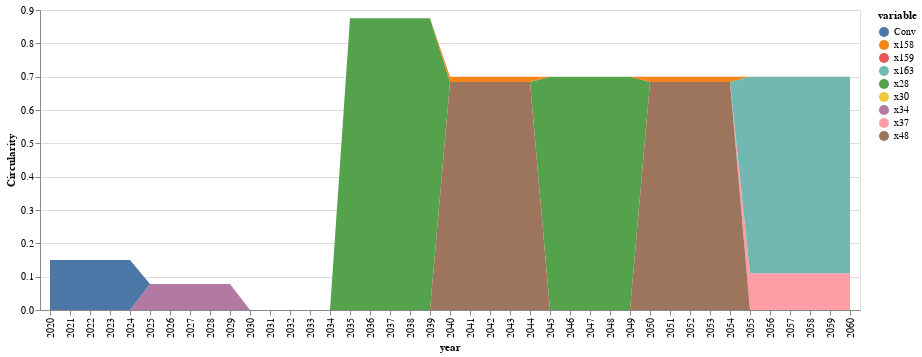

The notebook cell this image was saved under:
### Code cell
#=
function conventional(t)
    return initial[1,5]*(1-sum(JuMP.values.(xk)[k,t] for k in 1:nrow(compromise)))
end

function innovation(i1,k1,t)
     if mod(i1,5)>JuMP.values.(tk)[k1,t] && t<7
        t=t+1
    end
    if k1==1
        return sum(JuMP.values.(xk)[k,t]*(compromise[k,5])+JuMP.values.(xk)[k,t]*(compromise[k,6]) for k=k1:k1)
    else
        return sum(JuMP.values.(xk)[k,t]*(compromise[k,5])+JuMP.values.(xk)[k,t]*(compromise[k,6]) for k=k1:k1 )
    end
end
=#

function conventional(i1,t)
    if t==7
        return initial[1,5]*(1-sum(JuMP.values.(xk)[k,t] for k in 1:nrow(compromise)))
    end
    if t==0
        if mod(i1,5)≥mod(round.(sum(JuMP.values.(tk)[1:nrow(compromise),t+1])-0.001;digits=4),5) && sum(JuMP.values.(xk)[1:nrow(compromise),t+1]) > 0
            return initial[1,4]*(1-sum(JuMP.values.(xk)[k,t+1] for k in 1:nrow(compromise)))
        else
            return initial[1,4]
        end
    else
        sum_xks_atT=0
        for k1 in 1:nrow(compromise)
            if mod(i1,5)≥mod(round(JuMP.values.(tk)[k1,t+1]-0.001;digits=4),5) && sum(JuMP.values.(xk)[k1,t:t+1])>0 && t>0
                sum_xks_atT+=JuMP.values.(xk)[k1,t+1]
            else
                sum_xks_atT+=JuMP.values.(xk)[k1,t]
            end
        end
            
        #if mod(i1,5)≥mod(round(sum(JuMP.values.(tk)[1:nrow(compromise),t+1]);digits=2),5) && sum(JuMP.values.(xk)[1:nrow(compromise),t:t+1])>0 && t>0
        #    t=t+1
        #end
        #return (1-sum(JuMP.values.(xk)[k,t] for k in 1:nrow(compromise)))
        return initial[1,4]*(1-sum_xks_atT)
    end
end


function innovation(i1,k1,t)
    if t==7
        return sum(JuMP.values.(xk)[k,t]*(compromise[k,4]) for k=k1:k1)
    end
    if t==0 
        if mod(i1,5)≥mod(round(JuMP.values.(tk)[k1,t+1]-0.0001;digits=4),5) && JuMP.values.(xk)[k1,t+1] > 0
            t=1
            return (sum(JuMP.values.(xk)[k,t]*(compromise[k,4]) for k=k1:k1))            
        else
            return 0
        end
    end
    if mod(i1,5)≥mod(round(JuMP.values.(tk)[k1,t+1]-0.001;digits=4),5) && sum(JuMP.values.(xk)[k1,t:t+1])>0 && t>0
        t=t+1
    end
    return sum(JuMP.values.(xk)[k,t]*(compromise[k,4]) for k=k1:k1)
end





conv=zeros(55)


inn_co2=zeros(nrow(compromise),55)

for k in 1:nrow(compromise)
    inn_co2[k,1]=0
end
j=0
for t in 1:55
    if 0 ≤ t ≤ 5
        j=0
    elseif 6 ≤ t ≤ 10
        j=1
    elseif 11 ≤ t ≤ 15
        j=2
    elseif 16 ≤ t ≤ 20
        j=3
    elseif 21 ≤ t ≤ 25
        j=4
    elseif 26 ≤ t ≤ 30
        j=5
    elseif 31 ≤ t ≤ 35
        j=6
    else
        j=7
    end
        
    conv[t]=conventional(t,j)
    for k in 1:nrow(compromise)
        inn_co2[k,t]=innovation(t,k,j)
    end
end
#conv[1:5].=initial[1,5]

sNames = ["conv","inn1","inn2","inn3","inn4","inn5","inn6","inn7","inn8","inn9","inn10"]
xLabels = []
for i in 2020:2070
    push!(xLabels,string(i))
end

#df = DataFrame(year=xLabels, conv=conv, inn1=inn_co2[1,:],inn2=inn_co2[2,:],inn3=inn_co2[3,:],inn4=inn_co2[4,:],
#        inn5=inn_co2[5,:],inn6=inn_co2[6,:],inn7=inn_co2[7,:],inn8=inn_co2[8,:],inn9=inn_co2[9,:],inn10=inn_co2[10,:])
df = DataFrame(vcat(inn_co2,conv')',:auto)


df=df[1:41,:]

df=df[!, any.(>(0), eachcol(df))]
df[!,:year]=xLabels[1:41]
rename!(df,[:x269] .=> [:Conv])
#rename!(df,[:x1,:x93,:x104,:x222] .=> [:Conv,:pyLDPE1,:pyLDPE11,:alcPLA6])
#df[!,:alcPLA2]=zeros(36)
#df |> stack |> @vlplot(:area, x=:year, y={:value, stack=:zero, title="recycled/renewable content"}, color="variable:n",legend=:sNames) 
#df[!,:Conv]=zeros(36)
df[!,:x30]=zeros(41)
df[!,:x159]=zeros(41)
#df[!,:x201]=zeros(36)
#df[!,:x95]=zeros(36)
#rename!(df,[:x1,:x94,:x95,:x104,:x109,:x196,:x198,:x199,:x200,:x201] .=> [:Conv,:LABS12,:LABS13,:LABS22,:LABS27,:RecyclPLA2,:RecyclPLA4,:RecyclPLA5,:RecyclPLA6,:RecyclPLA7])

#rename!(df,[:conv,:inn5,:inn10] .=> [:Conventional,:LDPE_Pyrolysis,:PLA_Alcoholysis])

circular_inn=df |> stack |> @vlplot(:area, x=:year, y={:value, stack=:zero, title="Circularity"}, color="variable:n",legend=:sNames) 
if want_save>0
    save("./result-case-roadmap/circularity-"*output_key*".svg", circular_inn)
end
#save("./result-case-roadmap/circularity-roadmap.svg", circular_inn)
circular_inn

### Figure 1 — Vega-Lite specification as saved in the notebook (floating-point values rounded to 4 significant figures; data arrays with more than 128 entries replaced by an {"elided": "..."} marker saying what was removed)
{"data": {"values": {"elided": "369 records"}}, "encoding": {"color": {"field": "variable", "type": "nominal"}, "x": {"field": "year"}, "y": {"field": "value", "stack": "zero", "title": "Circularity", "type": "quantitative"}}, "legend": "sNames", "mark": "area"}
